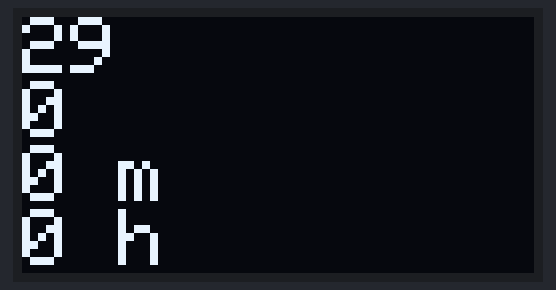
Recording of a sketch running on a simulated Arduino Uno, built with avr-gcc and run on an emulated ATmega328P. On the bench: 128×64 one-colour display.

Above: at 0.1 s.
At 4.2 s:
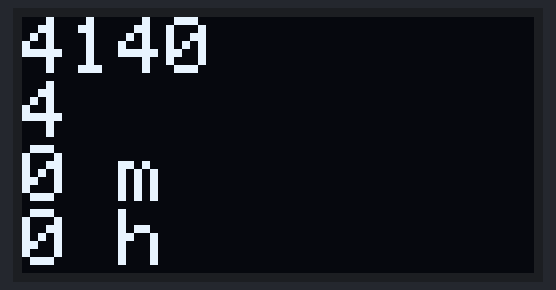
At 9.4 s:
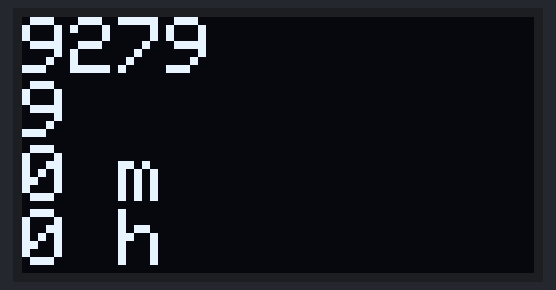
At 18.6 s:
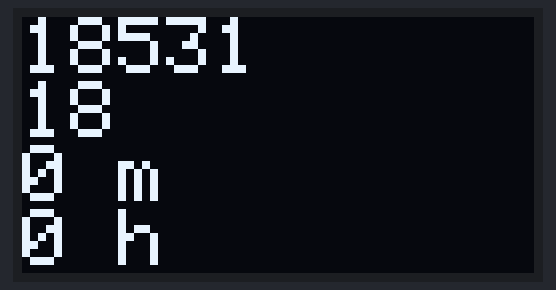
At 27.9 s:
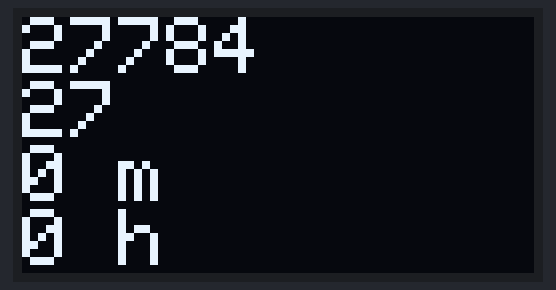
At 38.1 s:
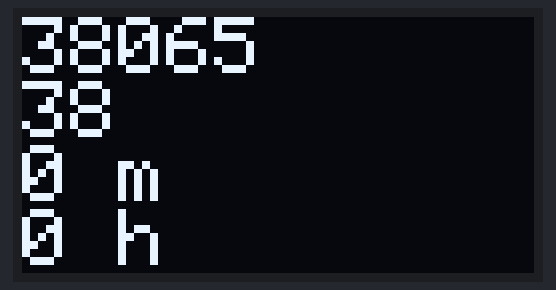

Measured:
- what the display in image 1 shows lasts 1.0 s, from 4.2 s to 5.2 s

The sketch:

UNO_OLED_milli_time.ino
```cpp
/* UNO_OLED_milli_time.ino

Arduino + OLED display combo is one of the cleanest ways to show text, sensor data, or
graphics on your projects. The most common module is the 0.96" 128×64 SSD1306 I2C OLED,
which uses only four wires and works on both 3.3V and 5V.

 Has 4 pins (l to r):
  1 GND
  2 VCC  +5V
  3 SCL  I2C clock line to UNO pin A5 (use yellow jumber)
  4 SDA  I2C data line  to UNO pin A4

careful...
sometimes GND and +5V are reversed, should be marked
Typical I2C address: 0x3C (rarely 0x3D)

millis() uses unsigned long values
0 to 4,294,967,295 (2^32 - 1) or about 50 days in millisec
after that it will reset to zero and count up again

Install via Arduino IDE → Library Manager:
Adafruit SSD1306
Adafruit GFX      (for graphics comes along)

I am using the C++ based Arduino IDE version 2.3.10
Help/Reference brings up potential built-in C++ details

If port is not found unplug/replug USB

VegasEat  05oct2026
*/

#include <Wire.h>
//#include <Adafruit_GFX.h>
#include <Adafruit_SSD1306.h>

#define SCREEN_WIDTH 128
#define SCREEN_HEIGHT 64

Adafruit_SSD1306 display(SCREEN_WIDTH, SCREEN_HEIGHT, &Wire, -1);

void setup() {
  display.begin(SSD1306_SWITCHCAPVCC, 0x3C);  // I2C address
  display.clearDisplay();
  // needed
  display.setTextColor(WHITE);
  // displays 10 characters per text-line for TextSize(2)
  // total 4 text_lines/display panel each 16 pixels heigh
  // displays 21 characters per text-line for TextSize(1)
  // total 8 text-lines/diplay panel each 8 pixels heigh
  display.setTextSize(2);
}

void loop() {
  //unsigned long currentMillis = millis();

  // millis() uses unsigned long values
  // 0 to 4,294,967,295 (2^32 - 1) or about 50 days in millisec
  // after that it will reset to zero and count up again
  display.setCursor(0, 0);  // ULC  column, row in pixels
  unsigned long millisec = millis();
  unsigned long sec = millisec/1000;
  unsigned long min = sec/60;
  unsigned long hr = min/60;

  display.print(millisec);
  display.setCursor(0, 16);
  display.print(sec);

  display.setCursor(0, 16*2);
  display.print(min);
  display.print(" m");

  display.setCursor(0, 16*3);
  display.print(hr);
  display.print(" h");

  display.display();
  delay(1000);  // in milliseconds
  display.clearDisplay();
}

/*
  // displays 21 characters per text-line for TextSize(1)
  // total 8 text-lines/diplay panel each 8 pixels heigh
  // displays 10 characters per text-line for TextSize(2)
  // total 4 text_lines/display panel each 16 pixels heigh
  // excess text will wrap into next text-line
  display.setTextSize(2);
  display.setTextColor(WHITE);
  // top left setCursor(0, 0) column, row in pixels
  display.setCursor(0, 0);
  display.println("Hello OLED");

  display.setCursor(0, 18);
  display.println("Hello OLED");

  display.setTextSize(1);
  display.setCursor(0, 18*2);
  display.println("now use text size 1");

  float cost = 123.4567;
  display.setCursor(0, 18*2+10);
  // no new line char
  display.print("Cost = $");
  // round to 2 decimal
  display.println(cost, 2);

  display.display();

*/
```
